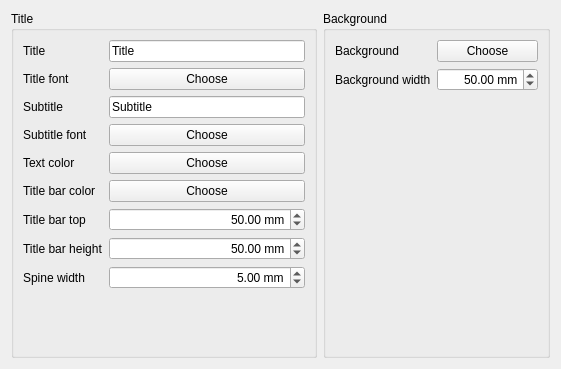
<?xml version="1.0" encoding="UTF-8"?>
<ui version="4.0">
 <class>MyCoverPagePropertiesWidget</class>
 <widget class="QWidget" name="MyCoverPagePropertiesWidget">
  <property name="geometry">
   <rect>
    <x>0</x>
    <y>0</y>
    <width>561</width>
    <height>369</height>
   </rect>
  </property>
  <property name="windowTitle">
   <string>Form</string>
  </property>
  <layout class="QHBoxLayout" name="horizontalLayout">
   <item>
    <widget class="QGroupBox" name="groupBox">
     <property name="title">
      <string>Title</string>
     </property>
     <layout class="QFormLayout" name="formLayout">
      <item row="0" column="0">
       <widget class="QLabel" name="label">
        <property name="text">
         <string>Title</string>
        </property>
       </widget>
      </item>
      <item row="2" column="0">
       <widget class="QLabel" name="label_3">
        <property name="text">
         <string>Title font</string>
        </property>
       </widget>
      </item>
      <item row="4" column="0">
       <widget class="QLabel" name="label_2">
        <property name="text">
         <string>Subtitle</string>
        </property>
       </widget>
      </item>
      <item row="6" column="0">
       <widget class="QLabel" name="label_4">
        <property name="text">
         <string>Subtitle font</string>
        </property>
       </widget>
      </item>
      <item row="6" column="1">
       <widget class="QPushButton" name="btnSubTitleFont">
        <property name="text">
         <string>Choose</string>
        </property>
       </widget>
      </item>
      <item row="8" column="0">
       <widget class="QLabel" name="label_5">
        <property name="text">
         <string>Text color</string>
        </property>
       </widget>
      </item>
      <item row="0" column="1">
       <widget class="QLineEdit" name="editTitle">
        <property name="text">
         <string>Title</string>
        </property>
       </widget>
      </item>
      <item row="2" column="1">
       <widget class="QPushButton" name="btnTitleFont">
        <property name="text">
         <string>Choose</string>
        </property>
       </widget>
      </item>
      <item row="4" column="1">
       <widget class="QLineEdit" name="edtSubTitle">
        <property name="text">
         <string>Subtitle</string>
        </property>
       </widget>
      </item>
      <item row="8" column="1">
       <widget class="QPushButton" name="btnTextColor">
        <property name="text">
         <string>Choose</string>
        </property>
       </widget>
      </item>
      <item row="9" column="1">
       <widget class="QPushButton" name="btnTitleBarColor">
        <property name="text">
         <string>Choose</string>
        </property>
       </widget>
      </item>
      <item row="9" column="0">
       <widget class="QLabel" name="label_9">
        <property name="text">
         <string>Title bar color</string>
        </property>
       </widget>
      </item>
      <item row="10" column="1">
       <widget class="QDoubleSpinBox" name="spbBarTop">
        <property name="alignment">
         <set>Qt::AlignRight|Qt::AlignTrailing|Qt::AlignVCenter</set>
        </property>
        <property name="suffix">
         <string> mm</string>
        </property>
        <property name="maximum">
         <double>1000.000000000000000</double>
        </property>
        <property name="value">
         <double>50.000000000000000</double>
        </property>
       </widget>
      </item>
      <item row="11" column="1">
       <widget class="QDoubleSpinBox" name="spbBarHeight">
        <property name="alignment">
         <set>Qt::AlignRight|Qt::AlignTrailing|Qt::AlignVCenter</set>
        </property>
        <property name="suffix">
         <string> mm</string>
        </property>
        <property name="maximum">
         <double>1000.000000000000000</double>
        </property>
        <property name="value">
         <double>50.000000000000000</double>
        </property>
       </widget>
      </item>
      <item row="12" column="1">
       <widget class="QDoubleSpinBox" name="spbSpineWidth">
        <property name="alignment">
         <set>Qt::AlignRight|Qt::AlignTrailing|Qt::AlignVCenter</set>
        </property>
        <property name="suffix">
         <string> mm</string>
        </property>
        <property name="value">
         <double>5.000000000000000</double>
        </property>
       </widget>
      </item>
      <item row="10" column="0">
       <widget class="QLabel" name="label_8">
        <property name="text">
         <string>Title bar top</string>
        </property>
       </widget>
      </item>
      <item row="11" column="0">
       <widget class="QLabel" name="label_10">
        <property name="text">
         <string>Title bar height</string>
        </property>
       </widget>
      </item>
      <item row="12" column="0">
       <widget class="QLabel" name="label_11">
        <property name="text">
         <string>Spine width</string>
        </property>
       </widget>
      </item>
     </layout>
    </widget>
   </item>
   <item>
    <widget class="QGroupBox" name="groupBox_2">
     <property name="title">
      <string>Background</string>
     </property>
     <layout class="QFormLayout" name="formLayout_2">
      <item row="0" column="0">
       <widget class="QLabel" name="label_6">
        <property name="text">
         <string>Background</string>
        </property>
       </widget>
      </item>
      <item row="0" column="1">
       <widget class="QPushButton" name="btnPattern">
        <property name="text">
         <string>Choose</string>
        </property>
       </widget>
      </item>
      <item row="1" column="0">
       <widget class="QLabel" name="label_7">
        <property name="text">
         <string>Background width</string>
        </property>
       </widget>
      </item>
      <item row="1" column="1">
       <widget class="QDoubleSpinBox" name="spbPatternWidth">
        <property name="alignment">
         <set>Qt::AlignRight|Qt::AlignTrailing|Qt::AlignVCenter</set>
        </property>
        <property name="suffix">
         <string> mm</string>
        </property>
        <property name="maximum">
         <double>10000.000000000000000</double>
        </property>
        <property name="value">
         <double>50.000000000000000</double>
        </property>
       </widget>
      </item>
     </layout>
    </widget>
   </item>
  </layout>
 </widget>
 <resources/>
 <connections/>
</ui>
